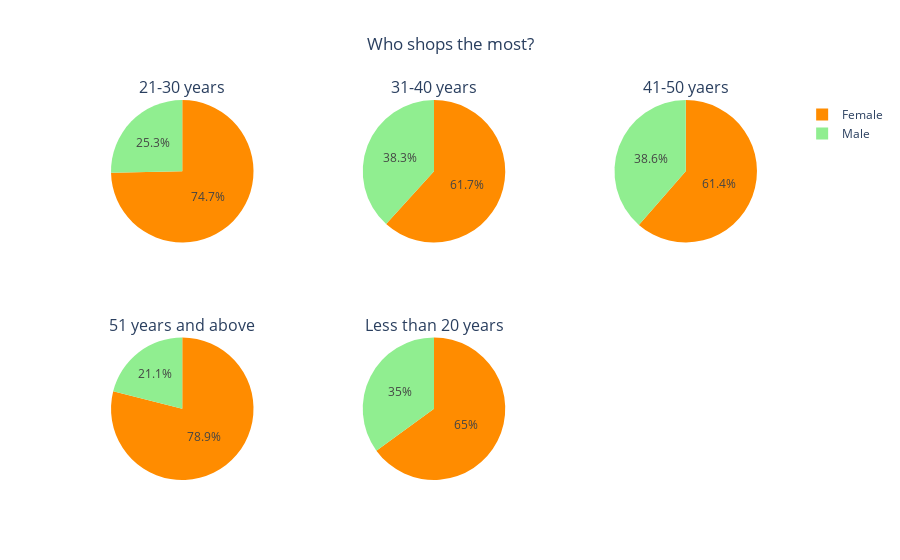

Notebook source saved alongside this figure:
### Code cell
#gender ratio to check who are the most shoppers - males or females?
gender_ratio= dataset[['age','gender']]
gender_ratio['gender'] = pd.DataFrame(encoded_dataset['gender']).astype('int64')
gender_ratio = gender_ratio[:269]

unique_age_group = list(gender_ratio.groupby('age'))

rows = 2
columns = 3
subplot_titles = [age[0] for age in unique_age_group]
specs = [[{'type':'domain'}] * columns] * rows
#specs = [[{'type':'domain'}] * cols] * rows

fig = make_subplots(
        rows = rows,
        cols = columns,
        subplot_titles = subplot_titles,
        specs = specs,
        print_grid = False)

#i=group number
#l=dataset in each group
for i,l in enumerate(unique_age_group):
    row = i // columns + 1
    col = i % (rows + 1) + 1
    age = l[0]
    data = pd.DataFrame(l[1])
    
    df = data.groupby('gender').size().reset_index()
    df.columns=['gender','count']
    val = pd.Series(df['count']).array
    
    colors = ['lightgreen','darkorange']
    fig.add_trace(go.Pie(
                    labels = ['Male','Female'],
                    values=val,
                    showlegend = True,
                    textposition='inside'
                    ),
                 row=row,
                 col=col
           )
    fig.update_traces(hoverinfo='label+percent', marker=dict(colors=colors)) 
    fig.update_layout(title='Who shops the most?', title_x=0.5)
fig.show()

### Figure 1 — Plotly figure (JSON) as saved in the notebook; plotly's stock layout.template omitted (floating-point values rounded to 4 significant figures)
{"data": [{"domain": {"x": [0, 0.2889], "y": [0.625, 1]}, "hoverinfo": "label+percent", "labels": ["Male", "Female"], "marker": {"colors": ["lightgreen", "darkorange"]}, "showlegend": true, "textposition": "inside", "type": "pie", "values": [20, 59]}, {"domain": {"x": [0.3556, 0.6444], "y": [0.625, 1]}, "hoverinfo": "label+percent", "labels": ["Male", "Female"], "marker": {"colors": ["lightgreen", "darkorange"]}, "showlegend": true, "textposition": "inside", "type": "pie", "values": [31, 50]}, {"domain": {"x": [0.7111, 1], "y": [0.625, 1]}, "hoverinfo": "label+percent", "labels": ["Male", "Female"], "marker": {"colors": ["lightgreen", "darkorange"]}, "showlegend": true, "textposition": "inside", "type": "pie", "values": [27, 43]}, {"domain": {"x": [0, 0.2889], "y": [0, 0.375]}, "hoverinfo": "label+percent", "labels": ["Male", "Female"], "marker": {"colors": ["lightgreen", "darkorange"]}, "showlegend": true, "textposition": "inside", "type": "pie", "values": [4, 15]}, {"domain": {"x": [0.3556, 0.6444], "y": [0, 0.375]}, "hoverinfo": "label+percent", "labels": ["Male", "Female"], "marker": {"colors": ["lightgreen", "darkorange"]}, "showlegend": true, "textposition": "inside", "type": "pie", "values": [7, 13]}], "layout": {"annotations": [{"font": {"size": 16}, "showarrow": false, "text": "21-30 years", "x": 0.1444, "xanchor": "center", "xref": "paper", "y": 1, "yanchor": "bottom", "yref": "paper"}, {"font": {"size": 16}, "showarrow": false, "text": "31-40 years", "x": 0.5, "xanchor": "center", "xref": "paper", "y": 1, "yanchor": "bottom", "yref": "paper"}, {"font": {"size": 16}, "showarrow": false, "text": "41-50 yaers", "x": 0.8556, "xanchor": "center", "xref": "paper", "y": 1, "yanchor": "bottom", "yref": "paper"}, {"font": {"size": 16}, "showarrow": false, "text": "51 years and above", "x": 0.1444, "xanchor": "center", "xref": "paper", "y": 0.375, "yanchor": "bottom", "yref": "paper"}, {"font": {"size": 16}, "showarrow": false, "text": "Less than 20 years", "x": 0.5, "xanchor": "center", "xref": "paper", "y": 0.375, "yanchor": "bottom", "yref": "paper"}], "title": {"text": "Who shops the most?", "x": 0.5}}}
